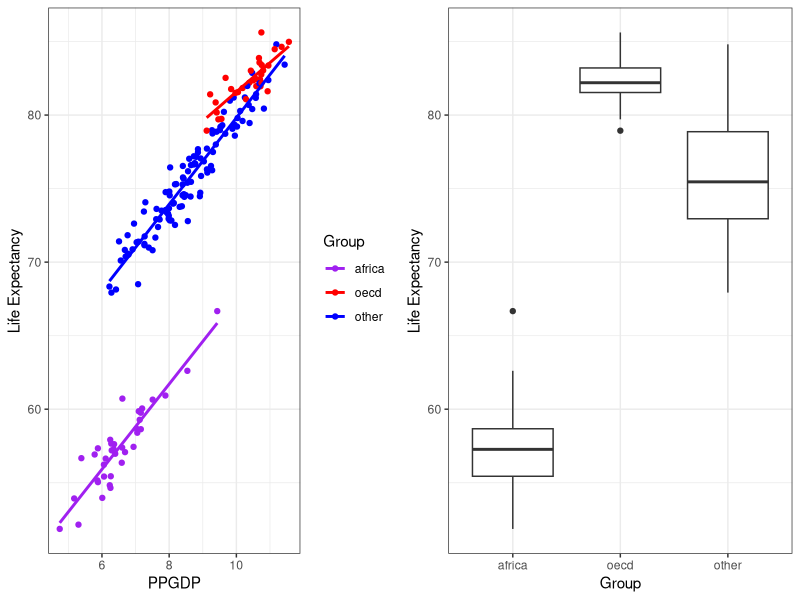

The R script that drew this image:
## ---- chunk 1
library(tidyverse)
library(MASS)
library(lmtest)
library(car)
library(gridExtra)

life_data <- read.table(file = "life.txt", header = TRUE)

#life_data$Group <- factor(life_data$Group, levels = c("level2", "level3", "level1"))

## ---- chunk 2
scatter <- ggplot(data = life_data, aes(x = log(life_data$PPGDP), y = life_data$LifeExp, group = interaction(life_data$Group))) + geom_point(aes(color = interaction(life_data$Group))) + geom_smooth(method = lm, aes(color = interaction(life_data$Group)), se = FALSE) + xlab("PPGDP") + ylab("Life Expectancy") + labs(color = "Group")+ scale_color_manual(values=c("Purple", "Red", "Blue")) +
  theme_bw()

box <- ggplot(life_data, aes(x = life_data$Group, y = life_data$LifeExp)) + geom_boxplot() +  ylab("Life Expectancy") + xlab("Group") + theme_bw() 

grid.arrange(scatter, box, ncol= 2)
